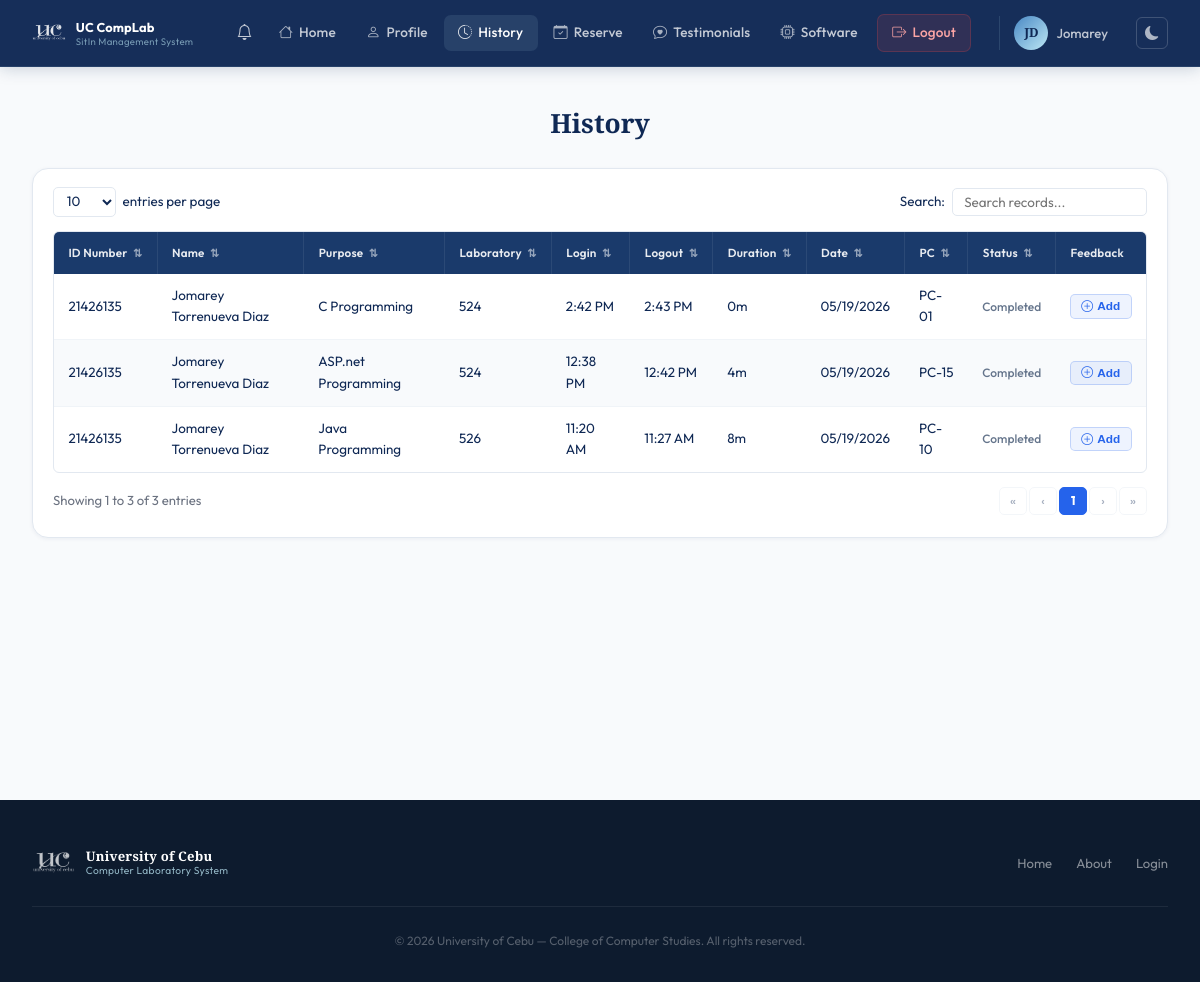
The app's page /pages/history.php (signed in), older data.
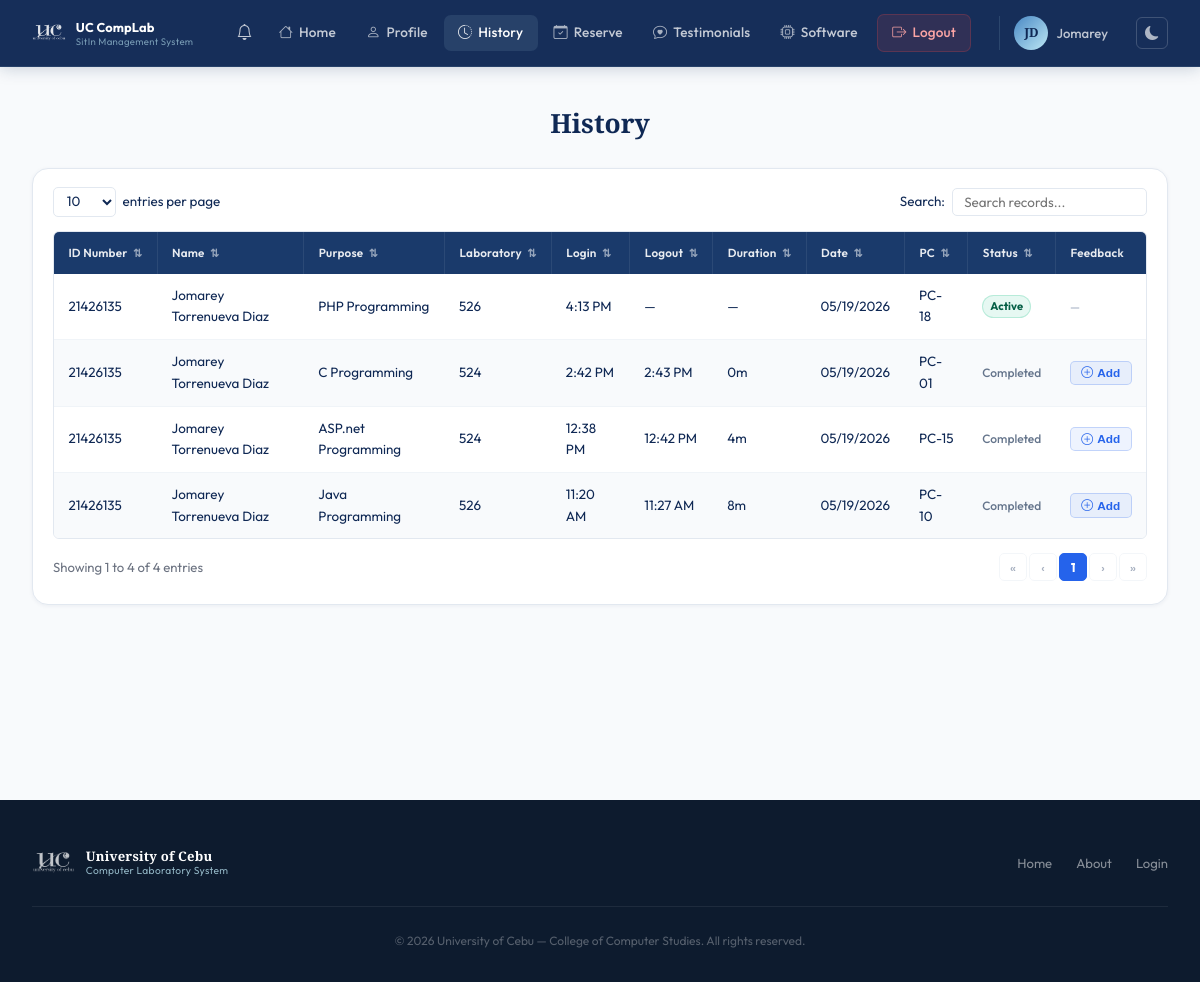
The same page, newer data.
### tables this page shows
CREATE TABLE sit_in_logs (
            id          INTEGER PRIMARY KEY AUTOINCREMENT,
            user_id     INTEGER NOT NULL,
            lab_room    TEXT    NOT NULL,
            purpose     TEXT,
            status      TEXT    DEFAULT 'active',
            login_time  DATETIME DEFAULT CURRENT_TIMESTAMP,
            logout_time DATETIME, pc_number INTEGER,
            FOREIGN KEY (user_id) REFERENCES users(id) ON DELETE CASCADE
        );

CREATE TABLE users (
            id                 INTEGER PRIMARY KEY AUTOINCREMENT,
            first_name         TEXT    NOT NULL,
            last_name          TEXT    NOT NULL,
            middle_name        TEXT,
            student_id         TEXT    UNIQUE NOT NULL,
            course             TEXT    NOT NULL,
            course_level       INTEGER NOT NULL,
            email              TEXT    UNIQUE NOT NULL,
            address            TEXT    NOT NULL,
            password           TEXT    NOT NULL,
            remaining_sessions INTEGER DEFAULT 30,
            created_at         DATETIME DEFAULT CURRENT_TIMESTAMP
        , profile_picture TEXT, points INTEGER DEFAULT 0);

### pages/history.php (the view, shortened to what this page needs)
<?php
$base = '../';
$db  = getDB();
$uid = $_SESSION['user_id'];
$sitStmt = $db->prepare("
    SELECT u.student_id,
           u.first_name || ' ' || COALESCE(u.middle_name || ' ', '') || u.last_name AS full_name,
           s.purpose, s.lab_room, s.login_time, s.logout_time,
           DATE(s.login_time) AS log_date, s.id, s.pc_number,
           f.id      AS feedback_id,
           f.message AS feedback_msg,
           f.rating  AS feedback_rating
    FROM sit_in_logs s
    JOIN  users    u ON u.id = s.user_id
    LEFT JOIN feedback f ON f.sit_in_id = s.id AND f.user_id = s.user_id
    WHERE s.user_id = ?
    ORDER BY s.login_time DESC
");
$sitStmt->execute([$uid]);
$logs = $sitStmt->fetchAll();
require_once __DIR__ . '/../includes/header.php';
echo '<link rel="stylesheet" href="' . $base . 'assets/css/user.css">';
echo '<link rel="stylesheet" href="' . $base . 'assets/css/history.css">';
require_once __DIR__ . '/../includes/user-navbar.php';
?>
<div class="user-page">
  <div class="user-page-inner">
    <h1 class="hist-title">History</h1>
    <div class="hist-card">
      <div class="hist-controls">
        <div class="hist-entries">
          <select id="entriesSelect" class="hist-entries-select">
            <option value="10">10</option>
          </select>
          <span>entries per page</span>
        </div>
        <div class="hist-search">
          <label>Search:</label>
          <input type="text" id="histSearch" class="hist-search-input" placeholder="Search records..." />
        </div>
      </div>
      <div class="hist-table-wrap">
        <table class="hist-table" id="histTable">
          <thead>
            <tr>
              <th class="sortable" data-col="0">ID Number <span class="sort-icon">⇅</span></th>
              <th class="sortable" data-col="1">Name <span class="sort-icon">⇅</span></th>
              <th class="sortable" data-col="2">Purpose <span class="sort-icon">⇅</span></th>
              <th class="sortable" data-col="3">Laboratory <span class="sort-icon">⇅</span></th>
              <th class="sortable" data-col="4">Login <span class="sort-icon">⇅</span></th>
              <th class="sortable" data-col="5">Logout <span class="sort-icon">⇅</span></th>
              <th class="sortable" data-col="6">Duration <span class="sort-icon">⇅</span></th>
              <th class="sortable" data-col="7">Date <span class="sort-icon">⇅</span></th>
              <th class="sortable" data-col="8">PC <span class="sort-icon">⇅</span></th>
              <th class="sortable" data-col="9">Status <span class="sort-icon">⇅</span></th>
              <th>Feedback</th>
            </tr>
          </thead>
          <tbody id="histBody">
            <?php if (empty($logs)): ?>
              <tr class="hist-empty-row"><td colspan="11">No sit-in records found.</td></tr>
            <?php else: ?>
              <?php foreach ($logs as $row):
                $isActive   = empty($row['logout_time']);
              ?>
                <tr class="hist-row">
                  <td><?= htmlspecialchars($row['student_id']) ?></td>
                  <td><?= htmlspecialchars($row['full_name']) ?></td>
                  <td><?= htmlspecialchars($row['purpose'] ?? '—') ?></td>
                  <td><?= htmlspecialchars($row['lab_room']) ?></td>
                  <td><?= $row['login_time']  ? date('g:i A', strtotime($row['login_time']))  : '—' ?></td>
                  <td><?= $row['logout_time'] ? date('g:i A', strtotime($row['logout_time'])) : '—' ?></td>
                  <td>
                    <?php if (!$isActive && $row['logout_time']):
                      $durMin = round((strtotime($row['logout_time']) - strtotime($row['login_time'])) / 60);
                      echo $durMin >= 60 ? floor($durMin/60).'h '.($durMin%60).'m' : $durMin.'m';
                    else: ?>
                      —
                    <?php endif; ?>
                  </td>
                  <td><?= date('m/d/Y', strtotime($row['log_date'])) ?></td>
                  <td><?= $row['pc_number'] ? 'PC-'.str_pad($row['pc_number'],2,'0',STR_PAD_LEFT) : '—' ?></td>
                  <td>
                    <?php if ($isActive): ?>
                      <span class="hist-active">Active</span>
                    <?php else: ?>
                      <span style="font-size:0.75rem; color:#64748b; font-weight:500;">Completed</span>
                    <?php endif; ?>
                  </td>
                  <td>
                    <?php if ($isActive): ?>
                      <span class="fb-na" title="Session still active">—</span>
                    <?php else: ?>
                      <button class="fb-add-btn"
                              onclick="openAddFb(<?= (int)$row['id'] ?>)">
                        <i class="bi bi-plus-circle"></i> Add
                      </button>
                    <?php endif; ?>
                  </td>
                </tr>
              <?php endforeach; ?>
            <?php endif; ?>
          </tbody>
        </table>
      </div>
      <div class="hist-footer">
        <div class="hist-info" id="histInfo">Showing 0 to 0 of 0 entries</div>
        <div class="hist-pagination" id="histPagination"></div>
      </div>
    </div>
  </div>
</div>
<?php require_once __DIR__ . '/../includes/footer.php'; ?>

### includes/header.php (shortened to what this page needs)
<!DOCTYPE html>
<html lang="en">
<head>
  <link rel="stylesheet" href="<?= $base ?>assets/css/style.css" />
  <link rel="stylesheet" href="https://cdn.jsdelivr.net/npm/bootstrap-icons@1.11.3/font/bootstrap-icons.css" />
</head>
<body>

### includes/user-navbar.php (shortened to what this page needs)
<?php
$_currentUser = $_SESSION['user'] ?? [];
$_initials    = strtoupper(
    substr($_currentUser['first_name'] ?? 'U', 0, 1) .
    substr($_currentUser['last_name']  ?? '',  0, 1)
);
$_profilePic = null;
$_currentFile = basename($_SERVER['PHP_SELF']);
function _navActive(string $file): string {
    global $_currentFile;
    return $_currentFile === $file ? 'active' : '';
}
?>
<nav class="user-navbar">
  <div class="user-nav-container">
    <a href="<?= $base ?>pages/dashboard.php" class="user-nav-brand">
      <img src="<?= $base ?>assets/images/uc-logo-white.png" alt="UC" class="user-nav-logo-img" />
      <div class="user-brand-text">
        <span class="user-brand-name">UC CompLab</span>
        <span class="user-brand-sub">SitIn Management System</span>
      </div>
    </a>
    <ul class="user-nav-links">
      <li class="notif-wrapper">
        <button class="notif-btn" id="notifToggle" aria-label="Notifications">
          <i class="bi bi-bell"></i>
        </button>
      </li>
      <li><a href="<?= $base ?>pages/dashboard.php" class="<?= _navActive('dashboard.php') ?>"><i class="bi bi-house"></i> Home</a></li>
      <li><a href="<?= $base ?>pages/edit-profile.php" class="<?= _navActive('edit-profile.php') ?>"><i class="bi bi-person"></i> Profile</a></li>
      <li><a href="<?= $base ?>pages/history.php" class="<?= _navActive('history.php') ?>"><i class="bi bi-clock-history"></i> History</a></li>
      <li><a href="<?= $base ?>pages/reserve.php" class="<?= _navActive('reserve.php') ?>"><i class="bi bi-calendar-check"></i> Reserve</a></li>
      <li><a href="<?= $base ?>pages/testimonials.php" class="<?= _navActive('testimonials.php') ?>"><i class="bi bi-chat-heart"></i> Testimonials</a></li>
      <li><a href="<?= $base ?>pages/software.php" class="<?= _navActive('software.php') ?>"><i class="bi bi-cpu"></i> Software</a></li>
      <li><a href="<?= $base ?>pages/logout.php" class="user-nav-logout"><i class="bi bi-box-arrow-right"></i> Logout</a></li>
    </ul>
    <div class="user-avatar-wrap">
      <?php if ($_profilePic): ?>
        <img src="<?= htmlspecialchars($_profilePic) ?>"
             alt="<?= htmlspecialchars($_currentUser['first_name'] ?? '') ?>"
             class="user-avatar-photo" />
      <?php else: ?>
        <div class="user-avatar"><?= $_initials ?></div>
      <?php endif; ?>
      <span class="user-name-short"><?= htmlspecialchars($_currentUser['first_name'] ?? '') ?></span>
    </div>
    <button class="dm-toggle" id="userDmToggle" title="Toggle dark mode" aria-label="Toggle dark mode">
      <i class="bi bi-moon-fill" id="userDmIcon"></i>
    </button>
  </div>
</nav>

### includes/footer.php (shortened to what this page needs)
<footer class="footer">
  <div class="footer-container">
    <div class="footer-top">
      <div class="footer-logo">
        <img src="<?= $base ?>assets/images/uc-logo-white.png" alt="University of Cebu" class="nav-uc-logo footer-uc-logo" />
        <div class="logo-text">
          <span class="org-name">University of Cebu</span>
          <span class="org-sub">Computer Laboratory System</span>
        </div>
      </div>
      <div class="footer-links">
        <a href="<?= $base ?>index.php">Home</a>
        <a href="<?= $base ?>pages/about.php">About</a>
        <a href="<?= $base ?>pages/login.php">Login</a>
      </div>
    </div>
    <div class="footer-bottom">
      <p>&copy; <?= date('Y') ?> University of Cebu &mdash; College of Computer Studies. All rights reserved.</p>
    </div>
  </div>
</footer>
</body>
</html>

### assets/css/style.css (style rules this page uses)
:root { --navy: #0F2854; --blue: #1C4D8D; --mid: #4988C4; --light: #BDE8F5; --white: #FFFFFF; --gray-50: #F8FAFC; --gray-100: #F0F4F8; --gray-200: #E2E8F0; --gray-400: #94A3B8; --gray-600: #475569; --gray-900: #0D1B2E; --font-display: 'Playfair Display', Georgia, serif; --font-body: 'Outfit', sans-serif; --shadow-xs: 0 1px 3px rgba(15, 40, 84, 0.08); --shadow-sm: 0 2px 8px rgba(15, 40, 84, 0.10); --shadow-md: 0 8px 30px rgba(15, 40, 84, 0.14); --shadow-lg: 0 20px 60px rgba(15, 40, 84, 0.22); --radius: 10px; --radius-lg: 16px; --transition: all 0.25s cubic-bezier(0.4, 0, 0.2, 1); }
*, *::before, *::after { box-sizing: border-box; margin: 0; padding: 0; }
html { scroll-behavior: smooth; }
body { font-family: var(--font-body); background: var(--white); color: var(--navy); line-height: 1.6; overflow-x: hidden; -webkit-font-smoothing: antialiased; }
a { text-decoration: none; color: inherit; }
img { max-width: 100%; display: block; }
ul { list-style: none; }
.nav-uc-logo { height: 44px; width: auto; object-fit: contain; flex-shrink: 0; filter: brightness(0) invert(1); opacity: 0.90; }
.footer-uc-logo { height: 38px; width: auto; object-fit: contain; flex-shrink: 0; filter: brightness(0) invert(1); opacity: 0.75; }
.logo-text { display: flex; flex-direction: column; line-height: 1.25; }
.logo-text .org-name { font-family: var(--font-display); font-size: 0.875rem; font-weight: 700; color: #ffffff; letter-spacing: 0.2px; }
.logo-text .org-sub { font-size: 0.67rem; color: rgba(189, 232, 245, 0.75); font-weight: 400; letter-spacing: 0.3px; }
.footer { background: var(--gray-900); color: rgba(255, 255, 255, 0.60); padding: 2.75rem 0 2rem; }
.footer-container { max-width: 1200px; margin: 0 auto; padding: 0 2rem; }
.footer-top { display: flex; align-items: center; justify-content: space-between; padding-bottom: 1.5rem; border-bottom: 1px solid rgba(255, 255, 255, 0.07); flex-wrap: wrap; gap: 1rem; }
.footer-logo { display: flex; align-items: center; gap: 11px; }
.footer-logo .org-name { font-size: 0.82rem; }
.footer-logo .org-sub { font-size: 0.64rem; }
.footer-links { display: flex; gap: 1.5rem; flex-wrap: wrap; }
.footer-links a { font-size: 0.82rem; color: rgba(255, 255, 255, 0.50); transition: color 0.2s; }
.footer-bottom { margin-top: 1.5rem; text-align: center; font-size: 0.75rem; color: rgba(255, 255, 255, 0.30); }

### includes/user-navbar.php (style rules this page uses)
.user-nav-logo-img { height: 30px; width: auto; object-fit: contain; filter: brightness(0) invert(1); opacity: 0.88; flex-shrink: 0; }
.user-brand-text { display: flex; flex-direction: column; line-height: 1.25; }
.user-brand-name { font-size: 0.80rem; font-weight: 700; color: #fff; letter-spacing: 0.15px; white-space: nowrap; }
.user-brand-sub { font-size: 0.60rem; color: rgba(189,232,245,0.58); letter-spacing: 0.3px; }

### pages/history.php (style rules this page uses)
.fb-add-btn { display: inline-flex; align-items: center; gap: 4px; padding: 0.26rem 0.65rem; background: rgba(37,99,235,0.08); color: #2563EB; border: 1px solid rgba(37,99,235,0.22); border-radius: 5px; font-size: 0.74rem; font-weight: 600; cursor: pointer; transition: all 0.15s; white-space: nowrap; }
.fb-na { font-size: 0.74rem; color: #94a3b8; }

Row changes from the older to the newer data that the page shows:
added sit_in_logs: user.student_id "21426135", full_name "Jomarey Torrenueva Diaz", purpose "PHP Programming", lab_room "526", login_time "4:13 PM", log_date "05/19/2026", pc_number "18", shows "Active"
Text that changed along with them:
text written by a page script: "Showing 1 to 3 of 3 entries" → "Showing 1 to 4 of 4 entries"
